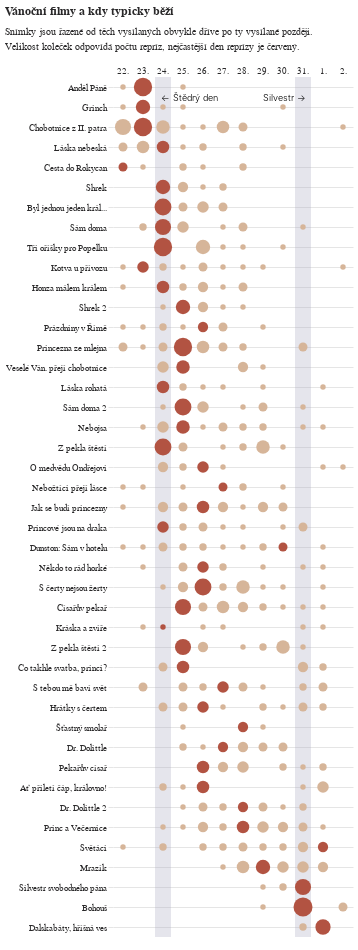

The cell this chart's notebook holds for it:
### Code cell
df_cary = pl.DataFrame(
    {'kolikateho_str':['24.','31.'],'umisteni':poradi3[0]}
)
df_text = pl.DataFrame(
    {'kolikateho_str': ['27.'],'umisteni':poradi3[0]}
)

cary = alt.Chart(
    df_cary
).mark_rule(
    color='#A9AAC0',
    strokeWidth=16,
    opacity=0.3
).encode(
    alt.X('kolikateho_str:N',sort=poradi_dat)
)

text = alt.Chart(
    df_text
).mark_text(
    text=['← Štědrý den               Silvestr →'],
    color='black',#'#B25342',
    dx=10,
    dy=-409.5,
    baseline='middle',
    fontSize=9,
    fontWeight=300,
    font='Asap'
).encode(
    alt.X('kolikateho_str:N',sort=poradi_dat),
    # alt.Y('umisteni:N',sort=poradi3,title=None,axis=alt.Axis(grid=True, gridColor='#E5E5E5',tickColor='#E5E5E5'))
)

(cary + text + alt.Chart(
    do_grafu2.to_pandas(),
    width=240,
    title=alt.Title(
        "Vánoční filmy a kdy typicky běží",
        subtitle=[
            'Snímky jsou řazené od těch vysílaných obvykle dříve po ty vysílané později.',
            'Velikost koleček odpovídá počtu repríz, nejčastější den reprízy je červený.'
        ]
    )
).mark_circle(
    opacity=1
).encode(
    alt.X(
        'kolikateho_str:N', # do_grafu2.sort(by='kolikateho').select(pl.col('kolikateho')).to_series().to_list(),
        sort=poradi_dat,
        title=None,
        axis=alt.Axis(orient='top',labelAngle=0,labelAlign='center',tickColor='white')
    ),
    alt.Y('nazev:N',sort=poradi3,title=None,axis=alt.Axis(grid=True, gridColor='#E5E5E5',tickColor='#E5E5E5')),
    alt.Size('len:Q',legend=None),
    alt.Color("maximum:N",legend=None,scale=alt.Scale(range=['#B25342','#D6B599']))
)
).configure_view(
    stroke='transparent'
)

### Figure 1 — Vega-Lite specification as saved in the notebook (floating-point values rounded to 4 significant figures; data arrays with more than 128 entries replaced by an {"elided": "..."} marker saying what was removed)
{"config": {"title": {"font": "Noticia Text", "fontSize": 11.5, "anchor": "start", "lineHeight": 19, "fontWeight": "bolder", "subtitleFont": "Noticia Text", "subtitleFontSize": 10, "subtitleLineHeight": 15, "subtitlePadding": 10, "dy": -10, "color": "#292829", "subtitleColor": "#292829"}, "axis": {"labelFont": "Asap", "titleFont": "Asap", "fontWeight": "lighter", "titleFontWeight": "lighter", "labelFontSize": 9, "titleFontSize": 9, "labelPadding": 2, "titlePadding": 9, "domainOpacity": 0, "tickColor": "#DCDDD6", "labelColor": "#292829"}, "legend": {"labelFont": "Asap", "labelFontWeight": "normal", "titleFont": "Asap", "titleFontWeight": "normal", "labelFontSize": 9, "titleFontSize": 9, "labelColor": "#292829"}, "view": {"stroke": "transparent"}}, "layer": [{"data": {"name": "data-99da331b882df1a1ffc3f583516f7c2f"}, "mark": {"type": "rule", "color": "#A9AAC0", "opacity": 0.3, "strokeWidth": 16}, "encoding": {"x": {"field": "kolikateho_str", "sort": ["6.", "7.", "8.", "9.", "10.", "11.", "12.", "13.", "14.", "15.", "16.", "17.", "18.", "19.", "20.", "21.", "22.", "23.", "24.", "25.", "26.", "27.", "28.", "29.", "30.", "31.", "1.", "2.", "3.", "4.", "5."], "type": "nominal"}}}, {"data": {"name": "data-8a16d3a4e8eb484264d22c36c3c3735f"}, "mark": {"type": "text", "baseline": "middle", "color": "black", "dx": 10, "dy": -409.5, "font": "Asap", "fontSize": 9, "fontWeight": 300, "text": ["← Štědrý den               Silvestr →"]}, "encoding": {"x": {"field": "kolikateho_str", "sort": ["6.", "7.", "8.", "9.", "10.", "11.", "12.", "13.", "14.", "15.", "16.", "17.", "18.", "19.", "20.", "21.", "22.", "23.", "24.", "25.", "26.", "27.", "28.", "29.", "30.", "31.", "1.", "2.", "3.", "4.", "5."], "type": "nominal"}}}, {"data": {"name": "data-b93893d22e21ce66dee19c5961ef44af"}, "mark": {"type": "circle", "opacity": 1}, "encoding": {"color": {"field": "maximum", "legend": null, "scale": {"range": ["#B25342", "#D6B599"]}, "type": "nominal"}, "size": {"field": "len", "legend": null, "type": "quantitative"}, "x": {"axis": {"labelAlign": "center", "labelAngle": 0, "orient": "top", "tickColor": "white"}, "field": "kolikateho_str", "sort": ["6.", "7.", "8.", "9.", "10.", "11.", "12.", "13.", "14.", "15.", "16.", "17.", "18.", "19.", "20.", "21.", "22.", "23.", "24.", "25.", "26.", "27.", "28.", "29.", "30.", "31.", "1.", "2.", "3.", "4.", "5."], "title": null, "type": "nominal"}, "y": {"axis": {"grid": true, "gridColor": "#E5E5E5", "tickColor": "#E5E5E5"}, "field": "nazev", "sort": ["Anděl Páně", "Grinch", "Chobotnice z II. patra", "Láska nebeská", "Cesta do Rokycan", "Shrek", "Byl jednou jeden král...", "Sám doma", "Tři oříšky pro Popelku", "Kotva u přívozu", "Honza málem králem", "Shrek 2", "Prázdniny v Římě", "Princezna ze mlejna", "Veselé Ván. přejí chobotnice", "Láska rohatá", "Sám doma 2", "Nebojsa", "Z pekla štěstí", "O medvědu Ondřejovi", "Nebožtíci přejí lásce", "Jak se budí princezny", "Princové jsou na draka", "Dunston: Sám v hotelu", "Někdo to rád horké", "S čerty nejsou žerty", "Císařův pekař", "Kráska a zvíře", "Z pekla štěstí 2", "Co takhle svatba, princi?", "S tebou mě baví svět", "Hrátky s čertem", "Šťastný smolař", "Dr. Dolittle", "Pekařův císař", "Ať přiletí čáp, královno!", "Dr. Dolittle 2", "Princ a Večernice", "Světáci", "Mrazík", "Silvestr svobodného pána", "Bohouš", "Dalskabáty, hříšná ves"], "title": null, "type": "nominal"}}, "title": {"text": "Vánoční filmy a kdy typicky běží", "subtitle": ["Snímky jsou řazené od těch vysílaných obvykle dříve po ty vysílané později.", "Velikost koleček odpovídá počtu repríz, nejčastější den reprízy je červený."]}}], "width": 240, "$schema": "https://vega.github.io/schema/vega-lite/v5.8.0.json", "datasets": {"data-99da331b882df1a1ffc3f583516f7c2f": [{"kolikateho_str": "24.", "umisteni": "Anděl Páně"}, {"kolikateho_str": "31.", "umisteni": "Anděl Páně"}], "data-8a16d3a4e8eb484264d22c36c3c3735f": [{"kolikateho_str": "27.", "umisteni": "Anděl Páně"}], "data-b93893d22e21ce66dee19c5961ef44af": {"elided": "264 records"}}}
